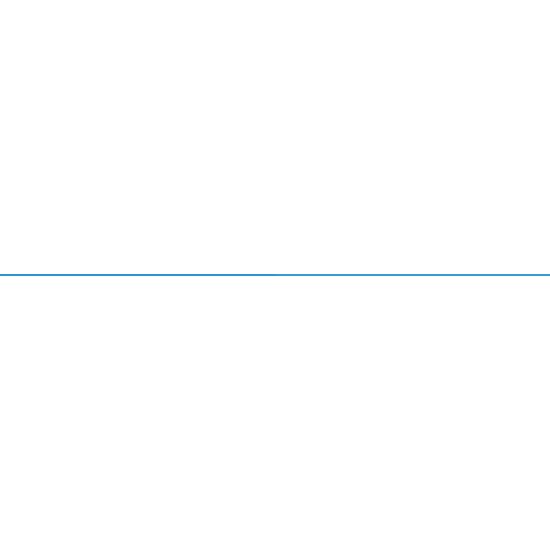
Frame 1 (no input)
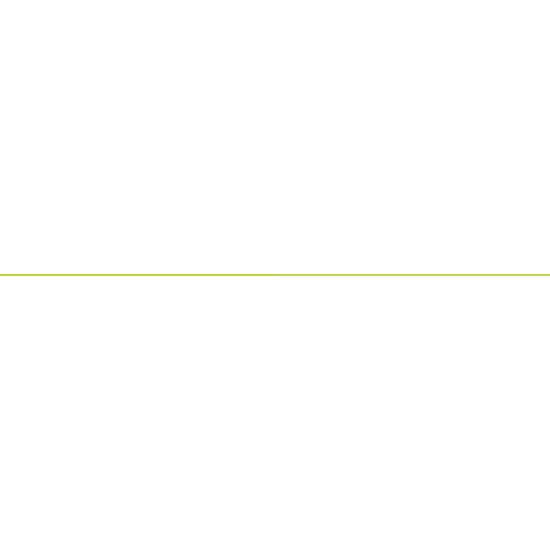
Frame 60 (no input)
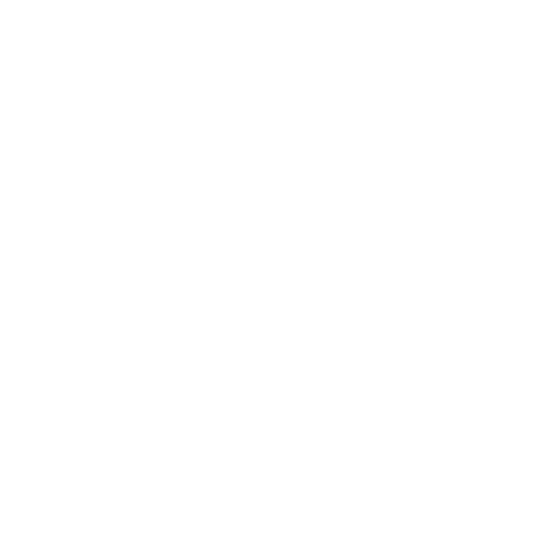
Frame 120 (the mouse pressed at the canvas centre since frame 60)

The p5.js sketch that drew these frames (run headless with seeded random() and noise() and a simulated clock; from frame 60 on, the mouse is pressed at the canvas centre):

// p5.js sketch
// ── sketch.js
'use strict';

let noff = 0.0;
function setup() {
 createCanvas(550, 550);
 strokeCap(SQUARE);
 colorMode(HSB);
}

function draw() {
 noff += 0.01
 let noiseValue = noise(noff);
 background(255);
 translate(width / 2, height / 2);

 let circleResolution = int(map(mouseY, 0, height, 2, 80));
 let radius = mouseX - width / 2;
 let angle = TAU / circleResolution;

 strokeWeight((mouseY + noiseValue * 50) / 20);

 if(noiseValue > 0 && noiseValue < 0.3) {
	stroke(100 * noiseValue, 80, 80);
 } else if(noiseValue > 0.31 && noiseValue < 0.6) {
	stroke(200 * sin(noiseValue), 80, 80);
 } else {
	stroke(300 * noiseValue, 80, 80);
 }


 beginShape();
 for(let i = 0; i <= circleResolution; i++) {
	let x = cos(angle * i) * radius;
	let y = sin(angle * i) * radius;
	line(0, 0, x, y);
	vertex(x + noiseValue, y);
 }
 endShape(CLOSE);
}
